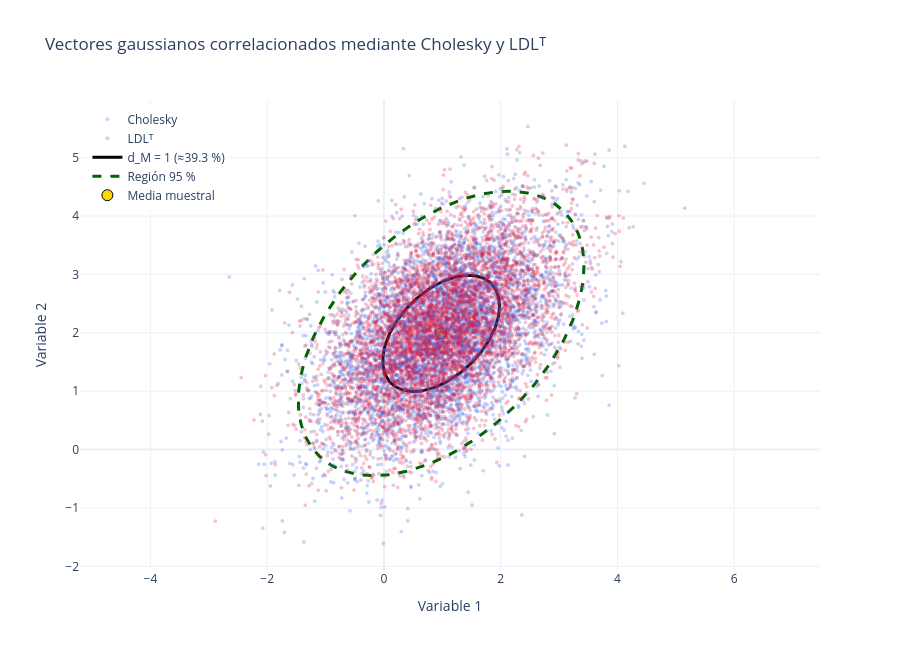

Notebook code cell kept with this figure:
### Markdown cell above
## 9. Visualización interactiva con Plotly

Se superponen las muestras obtenidas por ambos métodos y dos elipses calculadas a partir de las muestras de Cholesky. La transparencia ayuda a distinguir la densidad de puntos. La relación de aspecto se fija en 1:1 para no deformar visualmente las elipses.

### Code cell
fig = go.Figure()

fig.add_trace(go.Scattergl(
    x=y_chol[0, :],
    y=y_chol[1, :],
    mode='markers',
    marker=dict(size=4, color='royalblue', opacity=0.28),
    name='Cholesky'
))

fig.add_trace(go.Scattergl(
    x=y_ldl[0, :],
    y=y_ldl[1, :],
    mode='markers',
    marker=dict(size=4, color='crimson', opacity=0.25),
    name='LDLᵀ'
))

fig.add_trace(go.Scatter(
    x=ellipse_1[0],
    y=ellipse_1[1],
    mode='lines',
    line=dict(color='black', width=3),
    name='d_M = 1 (≈39.3 %)'
))

fig.add_trace(go.Scatter(
    x=ellipse_95[0],
    y=ellipse_95[1],
    mode='lines',
    line=dict(color='darkgreen', width=3, dash='dash'),
    name='Región 95 %'
))

fig.add_trace(go.Scatter(
    x=[fitted_mean[0]],
    y=[fitted_mean[1]],
    mode='markers',
    marker=dict(size=11, color='gold', line=dict(color='black', width=1)),
    name='Media muestral'
))

fig.update_layout(
    title='Vectores gaussianos correlacionados mediante Cholesky y LDLᵀ',
    xaxis_title='Variable 1',
    yaxis_title='Variable 2',
    template='plotly_white',
    width=900,
    height=650,
    legend=dict(x=0.01, y=0.99),
    yaxis=dict(scaleanchor='x', scaleratio=1),
)

fig.show()

### Figure 1 — Plotly figure (JSON) as saved in the notebook; plotly's stock layout.template omitted (floating-point values rounded to 4 significant figures; data arrays with more than 128 entries replaced by an {"elided": "..."} marker saying what was removed)
{"data": [{"marker": {"color": "royalblue", "opacity": 0.28, "size": 4}, "mode": "markers", "name": "Cholesky", "type": "scattergl", "x": {"elided": "5000 float values"}, "y": {"elided": "5000 float values"}}, {"marker": {"color": "crimson", "opacity": 0.25, "size": 4}, "mode": "markers", "name": "LDLᵀ", "type": "scattergl", "x": {"elided": "5000 float values"}, "y": {"elided": "5000 float values"}}, {"line": {"color": "black", "width": 3}, "mode": "lines", "name": "d_M = 1 (≈39.3 %)", "type": "scatter", "x": {"elided": "200 float values"}, "y": {"elided": "200 float values"}}, {"line": {"color": "darkgreen", "dash": "dash", "width": 3}, "mode": "lines", "name": "Región 95 %", "type": "scatter", "x": {"elided": "200 float values"}, "y": {"elided": "200 float values"}}, {"marker": {"color": "gold", "line": {"color": "black", "width": 1}, "size": 11}, "mode": "markers", "name": "Media muestral", "type": "scatter", "x": [0.9801], "y": [1.99]}], "layout": {"height": 650, "legend": {"x": 0.01, "y": 0.99}, "title": {"text": "Vectores gaussianos correlacionados mediante Cholesky y LDLᵀ"}, "width": 900, "xaxis": {"title": {"text": "Variable 1"}}, "yaxis": {"scaleanchor": "x", "scaleratio": 1, "title": {"text": "Variable 2"}}}}
